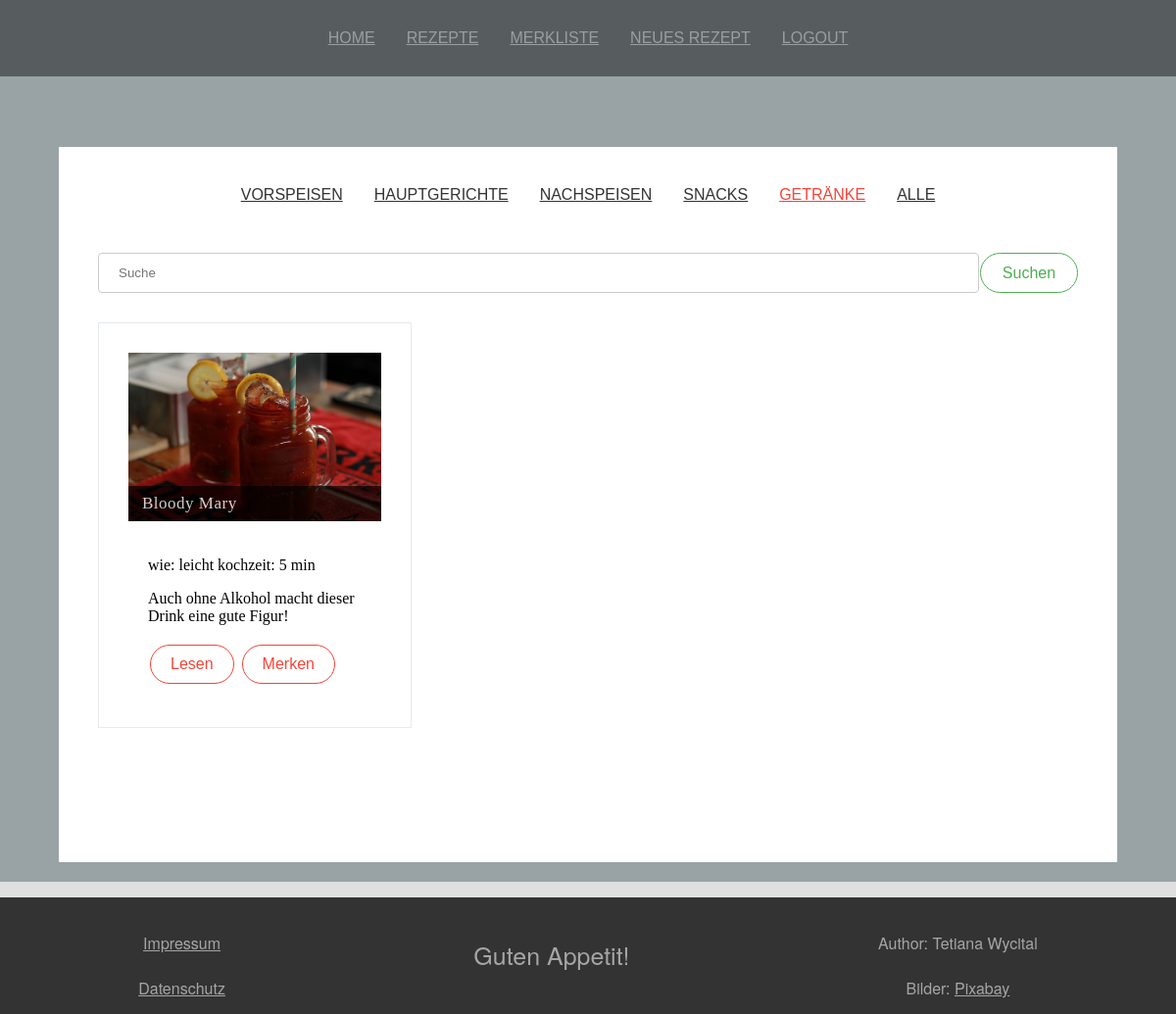
Page /?link=all&gaengemenue=5 (signed in) on the committed database.
### tables this page shows
CREATE TABLE `gaengemenue` (
  `gaengemenue_num` int(11) NOT NULL,
  `gaengemenue` varchar(30) NOT NULL
);

CREATE TABLE `rezepte` (
  `rezept_num` bigint(20) NOT NULL,
  `rezept_titel` varchar(60) NOT NULL,
  `beschreibung_kurz` varchar(250) NOT NULL,
  `kategorie_num_fk` int(11) NOT NULL,
  `schwierigkeit_num_fk` int(11) NOT NULL,
  `vorbereitungszeit` smallint(6) NOT NULL,
  `kochzeit` smallint(6) NOT NULL,
  `haupt_bild` varchar(250) DEFAULT NULL,
  `portionen` tinyint(2) NOT NULL,
  `zubereitungsart_num_fk` int(11) NOT NULL,
  `gaengemenue_num_fk` int(11) NOT NULL
);

CREATE TABLE `schwierigkeitstufen` (
  `schwierigkeit_num` int(11) NOT NULL,
  `schwierigkeitstufe` varchar(30) NOT NULL
);

### php/recipe_menue.php (the view)
<?php
$queryGaengemenue = mysqli_query(
    $datenbank,
    "select * from gaengemenue"
);
while (
    $gaengemenuedaten = mysqli_fetch_array($queryGaengemenue)
) {
    $gaengemenuenum = $gaengemenuedaten["gaengemenue_num"];
    $gaengemenue = $gaengemenuedaten["gaengemenue"];
    $auswahl = "dark";
    if (
        isset($_GET["gaengemenue"]) &&
        $_GET["gaengemenue"] == $gaengemenuenum
    ) {
        $auswahl = "bright";
    }
    echo "<li>
            <a href='?link=" . $_GET["link"] .
             "&gaengemenue=$gaengemenuenum' class='$auswahl'>
                $gaengemenue
            </a>
        </li>";
}
$auswahl = (isset($_GET["gaengemenue"]) &&
$_GET["gaengemenue"] == 0 || !isset($_GET["gaengemenue"])) ? "bright" : "dark";
echo "<li>
<a href='?link=" . $_GET["link"] .
 "&gaengemenue=0' class='$auswahl'>
    Alle
</a>
</li>";
?>

### php/recipe.php (shortened to what this page needs)
<div class="container recepies">
    <?php
    $datenbank = mysqli_connect("localhost", "root", "", "rezepte");
    mysqli_query($datenbank, "set names utf8");
    ?>
    <div>
        <ul class="recipe-buttons">
            <?php include("recipe_menue.php"); ?>
        </ul>
    </div>
    <?php
    if (isset($_GET["rezeptnum"])) {
        include("details/recipe_details.php");
    } else {
    ?>
        <form action="?link=all" method="post">
            <div class="suche">
                <input type="text" placeholder="Suche" name="suche" value="<?php echo @$_POST["suche"]; ?>" />
                <input type="submit" class="btn btn-green" value="Suchen" />
            </div>
        </form>
    <?php
        $query = "select r.*, s.schwierigkeitstufe
            from rezepte as r left join schwierigkeitstufen as s
            on s.schwierigkeit_num = r.schwierigkeit_num_fk
            ";
        $additional_info = array();
        if (isset($_GET["gaengemenue"])) {
            $additional_info[] = "gaengemenue_num_fk = " . $_GET["gaengemenue"];
        }
        if (count($additional_info) > 0) {
            $extension = implode(" and ", $additional_info);
            $query .= " where " . $extension;
        }
        $rezept_query = mysqli_query($datenbank, $query);
        echo "<div class='food-container'>";
        while ($rezeptdaten = mysqli_fetch_array($rezept_query)) {
            $rezeptnum = $rezeptdaten["rezept_num"];
            $rezepttitel = $rezeptdaten["rezept_titel"];
            $hauptbild = $rezeptdaten["haupt_bild"];
            $beschreibung = $rezeptdaten["beschreibung_kurz"];
            $kochzeit = $rezeptdaten["kochzeit"];
            $schwierigkeitstufe = $rezeptdaten["schwierigkeitstufe"];
            echo   "<div class='food-item'>
            <img src='uploaded/$hauptbild'>
            <div class='recipe-title'>$rezepttitel</div>
            <div class='text-content'>
                <p>wie: $schwierigkeitstufe
                kochzeit: $kochzeit min</p>
                <p> $beschreibung </p>
                <a href='?link=" . $_GET["link"] . "&rezeptnum=$rezeptnum' class='btn btn-red'>
                    Lesen
                </a>
                <a class='btn btn-red'>
                    Merken
                </a>
            </div>
        </div>";
        }
        echo "</div>";
    }
    ?>
</div>

### css/styles.css (style rules this page uses)
body { background-color: #dfdfdf; margin: 0 auto; }
.recepies { margin-top: -750px; }
.food-item { background-color: #fff; border: 1px solid #e7eaec; padding: 30px; }
.food-item img { width: 100%; overflow: hidden; position: relative; }
.food-item .recipe-title { font-size: 17px; color: #fff; font-weight: 500; letter-spacing: 0.5px; padding: 8px 14px; position: relative; margin-top: -40px; background-color: rgba(0, 0, 0, .85); opacity: 0.8; }
.food-item .text-content { background-color: #fff; padding: 20px 20px 10px 20px; }
.container { padding: 40px; margin-right: auto; margin-left: auto; width: 1000px; min-height: 650px; position: relative; background-color: #FFF; }
.food-container { display: grid; grid-template-columns: 1fr 1fr 1fr; grid-template-rows: 1fr; gap: 20px 20px; position: relative; margin-top: 20px; }
.recipe-buttons { margin: 0 auto 40px auto; padding: 0 20px; text-align: center; }
.recipe-buttons li { display: inline-block; margin: 0 1em; }
.recipe-buttons a { font-family: 'Oswald', sans-serif; text-align: center; font-size: 16px; font-weight: 300; text-transform: uppercase; }
.dark { color: #333; }
.bright { color: #f44336; }
.btn { background-color: #4CAF50; border: none; color: white; padding: 10px 20px; text-align: center; text-decoration: none; display: inline-block; font-size: 16px; font-family: 'Oswald', sans-serif; margin: 4px 2px; transition-duration: 0.4s; cursor: pointer; border-radius: 50px; }
.btn-red { background-color: white; color: #f44336; border: 1px solid #f44336; }
.btn-green { background-color: white; color: #4CAF50; border: 1px solid #4CAF50; }
form { font-family: Verdana, sans-serif; font-size: 15px; line-height: 1.5; margin-top: 30px; }
input[type=text], input[type=number], select, textarea { width: 100%; padding: 12px 20px; margin: 8px 0; display: inline-block; border: 1px solid #ccc; border-radius: 4px; box-sizing: border-box; }
input[type=submit] { margin-top: 30px; }
.suche { display: grid; grid-template-columns: auto 10%; grid-template-rows: auto; gap: 1px 1px; padding: 5px 0; }
.suche input { margin: 5px 0px; }

### rows in the picture
gaengemenue: gaengemenue "VORSPEISEN"
gaengemenue: gaengemenue "HAUPTGERICHTE"
gaengemenue: gaengemenue "NACHSPEISEN"
gaengemenue: gaengemenue "SNACKS"
gaengemenue: gaengemenue "GETRÄNKE"
rezepte: haupt_bild (picture), rezept_titel "Bloody Mary", schwierigkeitstufen.schwierigkeitstufe "leicht", kochzeit "5", beschreibung_kurz "Auch ohne Alkohol macht dieser Drink eine gute Figur!"

### other values in the picture
$link_name "HOME"
$link_name "REZEPTE"
$link_name "MERKLISTE"
$link_name "NEUES REZEPT"
$link_name "LOGOUT"
